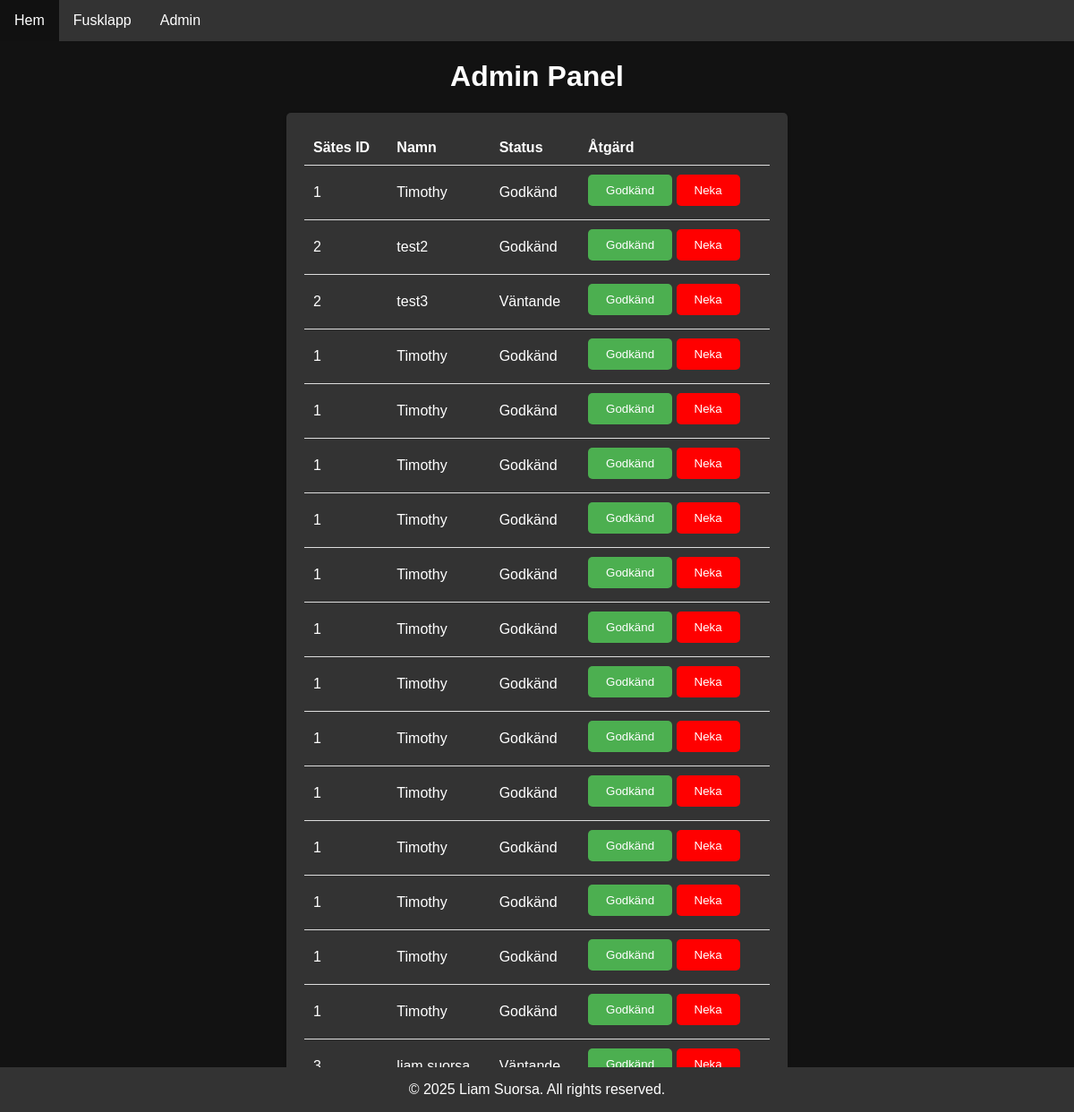
/admin, run on an earlier commit of the app's database.
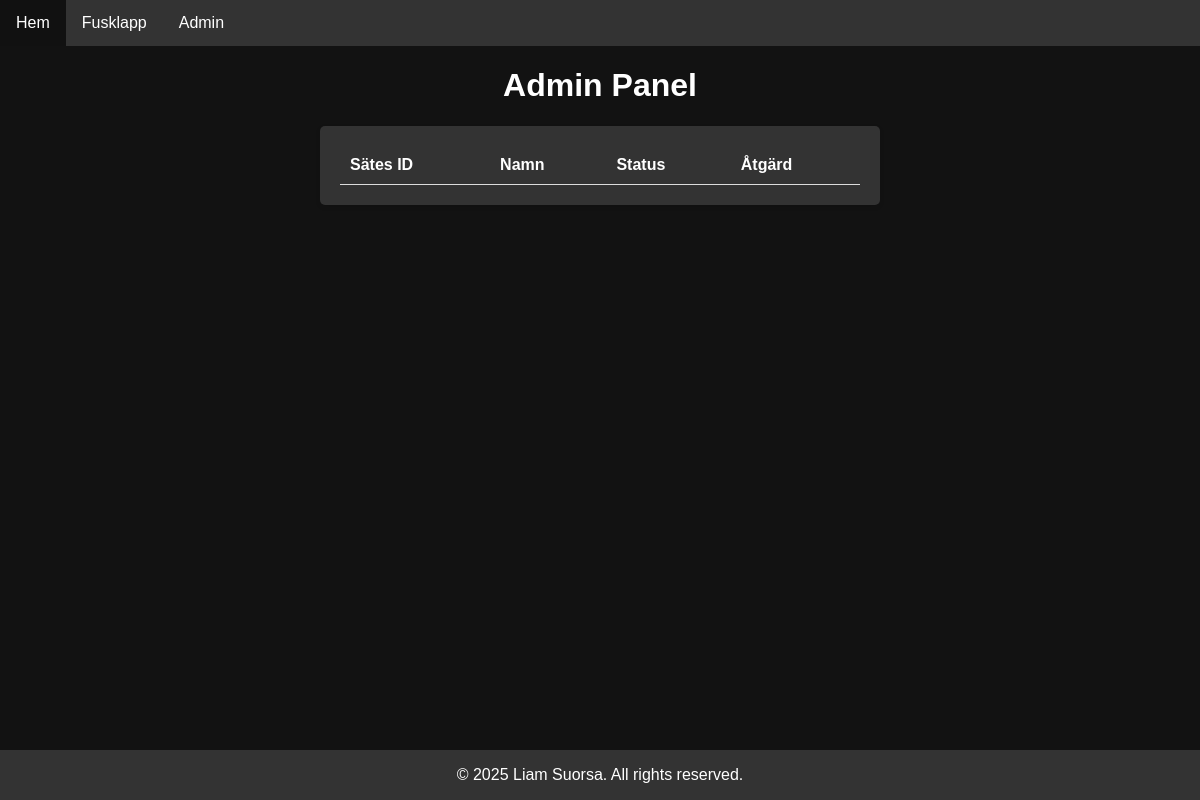
And on a later commit of the database.
### tables this page shows
CREATE TABLE bookings (
                id INTEGER PRIMARY KEY AUTOINCREMENT,
                seat_id TEXT NOT NULL,
                name TEXT NOT NULL,
                email TEXT NOT NULL,
                approved BOOLEAN DEFAULT 0
            );

### main.py (the view, shortened to what this page needs)
@app.route('/admin', methods=['GET', 'POST'])
def admin():
    with sqlite3.connect('bookings.db') as conn:
        cursor = conn.cursor()
        cursor.execute('SELECT id, seat_id, name, email, approved FROM bookings')
        bookings = cursor.fetchall()
    return render_template('admin.html', bookings=bookings)

### templates/admin.html (shortened to what this page needs)
{% extends "base.html" %}
{% block head %}
    <link rel="stylesheet" href="{{ url_for('static', filename='css/admin.css') }}">
{% endblock %}
{% block content %}
<ul>
    <li><a href="{{ url_for('home') }}">Hem</a></li>
    <li><a href="{{ url_for('cheat') }}">Fusklapp</a></li>
    <li><a href="{{ url_for('admin') }}">Admin</a></li>
  </ul>
<h1 class="center-text">Admin Panel</h1>
<div class="table-container">
    <table>
        <tr>
            <th>Sätes ID</th>
            <th>Namn</th>
            <th>Status</th>
            <th>Åtgärd</th>
        </tr>
        {% for booking in bookings %}
        <tr>
            <td data-label="Sätes ID">{{ booking[1] }}</td>
            <td data-label="Namn">{{ booking[2] }}</td>
            <td data-label="Status">{{ 'Godkänd' if booking[4] else 'Väntande' }}</td>
            <td data-label="Åtgärd">
                <form method="POST">
                    <button type="submit" name="action" value="approve">Godkänd</button>
                    <button type="submit" name="action" value="reject">Neka</button>
                </form>
            </td>
        </tr>
        {% endfor %}
    </table>
</div>
{% endblock %}

### templates/base.html (shortened to what this page needs)
<!DOCTYPE html>
<html lang="en">
<head>
    {% block head %}
    {% endblock %}
    <link rel="stylesheet" href="{{ url_for('static', filename='css/base.css') }}">
</head>
<body>
{% block content %}{% endblock %}</h1>
    <footer>
        <p>&copy; 2025 Liam Suorsa. All rights reserved.</p>
    </footer>
</body>
</html>

### static/css/admin.css (style rules this page uses)
ul { list-style-type: none; margin: 0; padding: 0; overflow: hidden; background-color: #333; }
li { float: left; }
li a { display: block; color: white; text-align: center; padding: 14px 16px; text-decoration: none; }
.center-text { text-align: center; }
body { background-color: #121212; font-family: Arial, sans-serif; margin: 0; padding: 0; color: #fff; }
.table-container { max-width: 520px; margin: 0 auto; padding: 20px; background-color: #333; border-radius: 5px; box-shadow: 0 2px 5px rgba(0, 0, 0, 0.1); }
table { width: 100%; border-collapse: collapse; }
th, td { padding: 10px; text-align: left; border-bottom: 1px solid #ddd; }
th { background-color: #333; }

### static/css/base.css (style rules this page uses)
footer { background-color: #333; color: white; text-align: center; padding: 0px 0; position: fixed; left: 0; bottom: 0; width: 100%; }

What changed in the data, as far as the page shows it:
removed bookings: seat "1", name "Timothy", approved "Godkänd"
removed bookings: seat "2", name "test2", approved "Godkänd"
removed bookings: seat "2", name "test3", approved "Väntande"
removed bookings: seat "1", name "Timothy", approved "Godkänd"
removed bookings: seat "1", name "Timothy", approved "Godkänd"
removed bookings: seat "1", name "Timothy", approved "Godkänd"
removed bookings: seat "1", name "Timothy", approved "Godkänd"
removed bookings: seat "1", name "Timothy", approved "Godkänd"
removed bookings: seat "1", name "Timothy", approved "Godkänd"
removed bookings: seat "1", name "Timothy", approved "Godkänd"
removed bookings: seat "1", name "Timothy", approved "Godkänd"
removed bookings: seat "1", name "Timothy", approved "Godkänd"
removed bookings: seat "1", name "Timothy", approved "Godkänd"
removed bookings: seat "1", name "Timothy", approved "Godkänd"
removed bookings: seat "1", name "Timothy", approved "Godkänd"
removed bookings: seat "1", name "Timothy", approved "Godkänd"
removed bookings: seat "3", name "liam suorsa", approved "Väntande"
